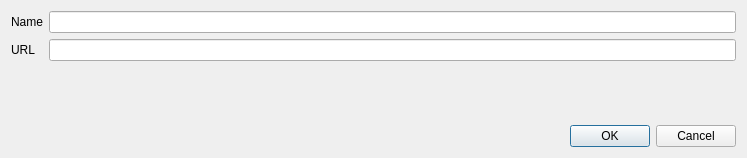
<?xml version="1.0" encoding="UTF-8"?>
<ui version="4.0">
 <class>Dialog</class>
 <widget class="QDialog" name="Dialog">
  <property name="geometry">
   <rect>
    <x>0</x>
    <y>0</y>
    <width>747</width>
    <height>158</height>
   </rect>
  </property>
  <property name="windowTitle">
   <string>Dialog</string>
  </property>
  <layout class="QVBoxLayout" name="verticalLayout">
   <item>
    <layout class="QFormLayout" name="formLayout">
     <item row="0" column="0">
      <widget class="QLabel" name="name_la">
       <property name="text">
        <string>Name</string>
       </property>
      </widget>
     </item>
     <item row="0" column="1">
      <widget class="QLineEdit" name="name_le"/>
     </item>
     <item row="1" column="0">
      <widget class="QLabel" name="url_la">
       <property name="text">
        <string>URL</string>
       </property>
      </widget>
     </item>
     <item row="1" column="1">
      <widget class="QLineEdit" name="url_le"/>
     </item>
    </layout>
   </item>
   <item>
    <spacer name="verticalSpacer">
     <property name="orientation">
      <enum>Qt::Vertical</enum>
     </property>
     <property name="sizeHint" stdset="0">
      <size>
       <width>20</width>
       <height>42</height>
      </size>
     </property>
    </spacer>
   </item>
   <item>
    <widget class="QDialogButtonBox" name="button_box">
     <property name="orientation">
      <enum>Qt::Horizontal</enum>
     </property>
     <property name="standardButtons">
      <set>QDialogButtonBox::Cancel|QDialogButtonBox::Ok</set>
     </property>
    </widget>
   </item>
  </layout>
 </widget>
 <resources/>
 <connections>
  <connection>
   <sender>button_box</sender>
   <signal>accepted()</signal>
   <receiver>Dialog</receiver>
   <slot>accept()</slot>
   <hints>
    <hint type="sourcelabel">
     <x>257</x>
     <y>148</y>
    </hint>
    <hint type="destinationlabel">
     <x>157</x>
     <y>274</y>
    </hint>
   </hints>
  </connection>
  <connection>
   <sender>button_box</sender>
   <signal>rejected()</signal>
   <receiver>Dialog</receiver>
   <slot>reject()</slot>
   <hints>
    <hint type="sourcelabel">
     <x>325</x>
     <y>148</y>
    </hint>
    <hint type="destinationlabel">
     <x>286</x>
     <y>274</y>
    </hint>
   </hints>
  </connection>
 </connections>
</ui>
